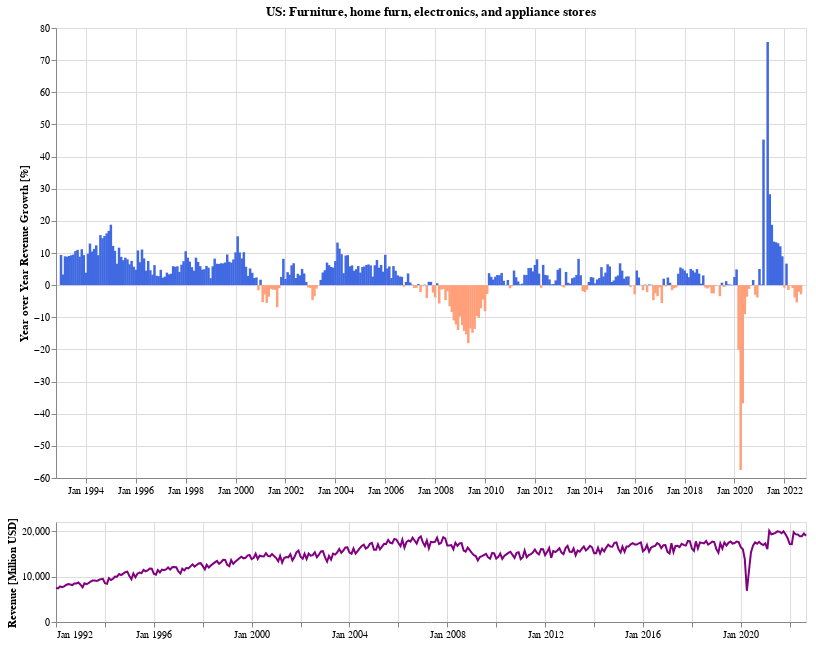

Source (notebook cell):
### Markdown cell above
### What is the *growth* trend for home furnishing retail stores?

### Code cell
def doYoYChartFor(metric, df, color='royalblue'):
    yoy = df[[metric]].pct_change(12).apply(lambda v: v*100.).sort_index()

    return alt.Chart(yoy[-160:].reset_index()).mark_bar(size=2.5).transform_filter(f"datum['{metric}'] < 100").encode(
        alt.X('dt:T', axis=alt.Axis(title='')),
        alt.Y(f'{metric}:Q', axis=alt.Axis(title='Year over Year Revenue Growth [%]'.format(metric))),
        color=alt.condition(f"datum['{metric}'] < 0",
            alt.value('tomato'),
            alt.value(color)
        ),
        tooltip=[alt.Tooltip('dt:T'), alt.Tooltip(f'{metric}:Q', title='YoY Change [%]', format=',.02f')]
    ).properties(
        title=f'US: {metric} - growth over time',
        height=500,
        width=750
    )

def doComboChartFor(metric, df, yLabel='Revenue [Million USD]', color='royalblue', background=True):
    pmp = df[metric].sort_index().copy().reset_index().dropna()
    
    brush = alt.selection(type='interval', encodings=['x'])
    
    base = alt.Chart(pmp).mark_line(color='purple').encode(
        alt.X('dt:T', axis=alt.Axis(title='', format='%b %Y')),
        alt.Y(f'{metric}:Q', axis=alt.Axis(title=yLabel)),
        tooltip=[alt.Tooltip("dt:T", format="%b %Y"), alt.Tooltip(f"yoy:Q", format=",.02f")]
    ).properties(
        width=750,
        height=450
    )
    
    upper = base.mark_bar(color=color, size=2.5).transform_window(
        window=[alt.WindowFieldDef("lag", metric, param=12, **{ 'as': 'previous' })],
        sort=[{"field": "dt"}],
    ).transform_calculate(
        yoy=f"((datum['{metric}'] - datum.previous) / datum.previous) * 100"
    ).transform_filter("datum['yoy'] < 100").encode(
        alt.X('dt:T', axis=alt.Axis(title='', format='%b %Y'), scale=alt.Scale(domain=brush), impute=alt.ImputeParams(value=None)),
        alt.Y('yoy:Q', axis=alt.Axis(title='Year over Year Revenue Growth [%]')),
        color=alt.condition("datum['yoy'] < 0",
            alt.value('lightsalmon'),
            alt.value(color)
        ),
        tooltip=[alt.Tooltip('dt:T', format='%B %Y', title='Period'), alt.Tooltip('yoy:Q', format=',.02f')]
    ).properties(
        title=f'US: {metric}',
    )
    
    lower = base.properties(
        height=100
    ).add_selection(brush)

    return (upper & lower).properties(background='white') if background else (upper & lower)
    
c = doYoYChartFor('Furniture, home furn, electronics, and appliance stores', df_combined)
c.save('retailsales.png')
#c.display()

doComboChartFor('Furniture, home furn, electronics, and appliance stores', df_combined)

### Figure 1 — Vega-Lite specification as saved in the notebook (floating-point values rounded to 4 significant figures; data arrays with more than 128 entries replaced by an {"elided": "..."} marker saying what was removed)
{"config": {"view": {"continuousWidth": 400, "continuousHeight": 300}}, "vconcat": [{"mark": {"type": "bar", "color": "royalblue", "size": 2.5}, "encoding": {"color": {"condition": {"value": "lightsalmon", "test": "datum['yoy'] < 0"}, "value": "royalblue"}, "tooltip": [{"field": "dt", "format": "%B %Y", "title": "Period", "type": "temporal"}, {"field": "yoy", "format": ",.02f", "type": "quantitative"}], "x": {"axis": {"format": "%b %Y", "title": ""}, "field": "dt", "impute": {"value": null}, "scale": {"domain": {"selection": "selector001"}}, "type": "temporal"}, "y": {"axis": {"title": "Year over Year Revenue Growth [%]"}, "field": "yoy", "type": "quantitative"}}, "height": 450, "title": "US: Furniture, home furn, electronics, and appliance stores", "transform": [{"window": [{"op": "lag", "field": "Furniture, home furn, electronics, and appliance stores", "param": 12, "as": "previous"}], "sort": [{"field": "dt"}]}, {"calculate": "((datum['Furniture, home furn, electronics, and appliance stores'] - datum.previous) / datum.previous) * 100", "as": "yoy"}, {"filter": "datum['yoy'] < 100"}], "width": 750}, {"mark": {"type": "line", "color": "purple"}, "encoding": {"tooltip": [{"field": "dt", "format": "%b %Y", "type": "temporal"}, {"field": "yoy", "format": ",.02f", "type": "quantitative"}], "x": {"axis": {"format": "%b %Y", "title": ""}, "field": "dt", "type": "temporal"}, "y": {"axis": {"title": "Revenue [Million USD]"}, "field": "Furniture, home furn, electronics, and appliance stores", "type": "quantitative"}}, "height": 100, "selection": {"selector001": {"type": "interval", "encodings": ["x"]}}, "width": 750}], "background": "white", "data": {"name": "data-ca696edfeaa8f7febd8fe2d58497a476"}, "$schema": "https://vega.github.io/schema/vega-lite/v4.17.0.json", "datasets": {"data-ca696edfeaa8f7febd8fe2d58497a476": {"elided": "369 records"}}}
